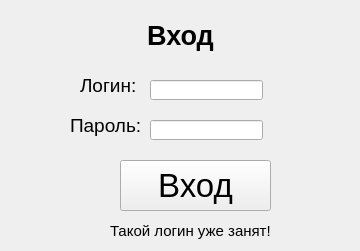
<?xml version="1.0" encoding="UTF-8"?>
<ui version="4.0">
 <class>Form</class>
 <widget class="QWidget" name="Form">
  <property name="geometry">
   <rect>
    <x>0</x>
    <y>0</y>
    <width>360</width>
    <height>251</height>
   </rect>
  </property>
  <property name="windowTitle">
   <string>Form</string>
  </property>
  <widget class="QLabel" name="label">
   <property name="geometry">
    <rect>
     <x>70</x>
     <y>20</y>
     <width>221</width>
     <height>31</height>
    </rect>
   </property>
   <property name="font">
    <font>
     <pointsize>20</pointsize>
     <weight>75</weight>
     <bold>true</bold>
    </font>
   </property>
   <property name="text">
    <string>Вход</string>
   </property>
   <property name="alignment">
    <set>Qt::AlignCenter</set>
   </property>
  </widget>
  <widget class="QLineEdit" name="login_edit">
   <property name="geometry">
    <rect>
     <x>150</x>
     <y>80</y>
     <width>113</width>
     <height>20</height>
    </rect>
   </property>
   <property name="font">
    <font>
     <pointsize>14</pointsize>
    </font>
   </property>
  </widget>
  <widget class="QLabel" name="password_label">
   <property name="geometry">
    <rect>
     <x>70</x>
     <y>110</y>
     <width>81</width>
     <height>31</height>
    </rect>
   </property>
   <property name="font">
    <font>
     <pointsize>14</pointsize>
    </font>
   </property>
   <property name="text">
    <string>Пароль:</string>
   </property>
  </widget>
  <widget class="QLabel" name="login_label">
   <property name="geometry">
    <rect>
     <x>80</x>
     <y>70</y>
     <width>101</width>
     <height>31</height>
    </rect>
   </property>
   <property name="font">
    <font>
     <pointsize>14</pointsize>
    </font>
   </property>
   <property name="text">
    <string>Логин:</string>
   </property>
  </widget>
  <widget class="QLineEdit" name="password_edit">
   <property name="geometry">
    <rect>
     <x>150</x>
     <y>120</y>
     <width>113</width>
     <height>20</height>
    </rect>
   </property>
   <property name="font">
    <font>
     <pointsize>14</pointsize>
    </font>
   </property>
  </widget>
  <widget class="QPushButton" name="enterButton">
   <property name="geometry">
    <rect>
     <x>120</x>
     <y>160</y>
     <width>151</width>
     <height>51</height>
    </rect>
   </property>
   <property name="font">
    <font>
     <pointsize>25</pointsize>
    </font>
   </property>
   <property name="text">
    <string>Вход</string>
   </property>
  </widget>
  <widget class="QLabel" name="error_label">
   <property name="geometry">
    <rect>
     <x>110</x>
     <y>220</y>
     <width>171</width>
     <height>21</height>
    </rect>
   </property>
   <property name="font">
    <font>
     <pointsize>11</pointsize>
    </font>
   </property>
   <property name="text">
    <string>Такой логин уже занят!</string>
   </property>
  </widget>
 </widget>
 <resources/>
 <connections/>
</ui>
